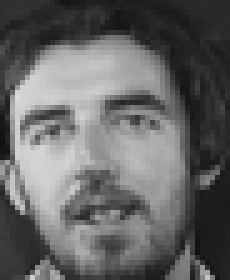
#> input picture HW0/p1_data/11_2.png, 46 x 56 px, found by its file name (shown 5 times larger); its folder holds 5 pictures in this run
$ python pca.py
#> lines starting #> are read from the running program, lines starting #| are printed output that depends on the picture; pictures that were not available may be replaced by others from this repository, and a replacement may not be noted
import os
import numpy as np
import pandas as pd
from pandas.plotting import table
import matplotlib.pyplot as plt
import matplotlib.image as mpimg
from sklearn.decomposition import PCA
from sklearn.metrics import mean_squared_error
from sklearn.neighbors import KNeighborsClassifier
from sklearn.model_selection import GridSearchCV
from sklearn.metrics import accuracy_score

path = "C:/Users/alex5/碩一(上)/Course/深度學習於電腦視覺/HW/HW0/p1_data"

x_train = []
y_train = []

x_test = []
y_test = []

for filename in os.listdir(path):
	# print(filename)
	# i location
	filename_underscore = filename.find("_")
	# print(filename_underscore)
	# j location
	filename_dot = filename.find(".")

	# i
	image_label = filename[0:filename_underscore]
	# print(image_label)
	# j
	image_number = filename[filename_underscore+1:filename_dot]
	# print(image_number)

	# 讀取每個image的絕對位置
	filepath = os.path.join(path, filename)
	# print(filepath)
	img = plt.imread(filepath, "RGB")
#> img is the input picture: shape (56, 46) float32; min 0.0706, max 0.859, mean 0.397
	# 拉成一個row vector
	img = img.reshape(-1)
#> img = 2576 values, max 0.859 at index 877, min 0.0706 at index 1288, mean 0.397

	image_shape = plt.imread(os.path.join(path, "1_1.png")).shape
	# print(image_shape)
	if int(image_number) <= 9:
		x_train.append(img)
		y_train.append(image_label)
	else:
		x_test.append(img)
		y_test.append(image_label)

# Problem 1
# 轉成np array
x_train = np.array(x_train)
y_train = np.array(y_train)

x_test = np.array(x_test)
y_test = np.array(y_test)

x_mean_face = np.mean(x_train, axis=0)

# image number of training set
N = x_train.shape[0]
#> N = 5

pca = PCA(n_components = N-1)
pca_result = pca.fit(np.subtract(x_train, x_mean_face))

# 獲得前4個eigen值
eigenface1 = pca_result.components_[0].reshape(image_shape)
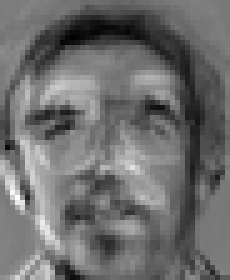
#> eigenface1: shape (56, 46) float32 (shown 5 times larger); min -0.0583, max 0.066, mean -0.0046; drawn with min black and max white
eigenface2 = pca_result.components_[1].reshape(image_shape)
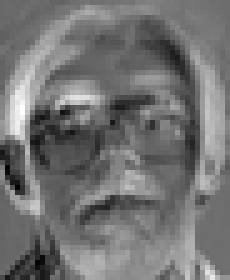
#> eigenface2: shape (56, 46) float32 (shown 5 times larger); min -0.0605, max 0.0774, mean 0.00205; drawn with min black and max white
eigenface3 = pca_result.components_[2].reshape(image_shape)
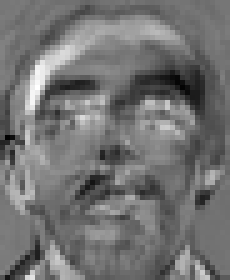
#> eigenface3: shape (56, 46) float32 (shown 5 times larger); min -0.0672, max 0.0815, mean -9.45e-05; drawn with min black and max white
eigenface4 = pca_result.components_[3].reshape(image_shape)
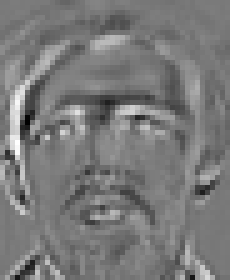
#> eigenface4: shape (56, 46) float32 (shown 5 times larger); min -0.0968, max 0.105, mean 8.22e-05; drawn with min black and max white
x_mean_face = np.reshape(x_mean_face, image_shape)
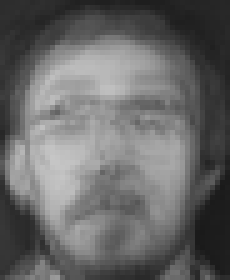
#> x_mean_face: shape (56, 46) float32 (shown 5 times larger); min 0.104, max 0.776, mean 0.408

plt.figure(figsize=(15, 10))
first = plt.subplot(1, 5, 1)
plt.imshow(x_mean_face, cmap = "gray")
plt.title("Mean Face", fontsize = 10)

second = plt.subplot(1, 5, 2)
plt.imshow(eigenface1, cmap = "gray")
plt.title("Eigenface 1", fontsize = 10)

third = plt.subplot(1, 5, 3)
plt.imshow(eigenface2, cmap = "gray")
plt.title("Eigenface 2", fontsize = 10)

fourth = plt.subplot(1, 5, 4)
plt.imshow(eigenface3, cmap = "gray")
plt.title("Eigenface 3", fontsize = 10)

fifth = plt.subplot(1, 5, 5)
plt.imshow(eigenface4, cmap = "gray")
plt.title("Eigenface 4", fontsize = 10)

plt.savefig("C:/Users/alex5/碩一(上)/Course/深度學習於電腦視覺/HW/HW0/output/problem1.png")
# plt.show()

# Problem 2 & 3
# my student id: R10942051(odd), use person_2 image_1
original_face = plt.imread(os.path.join(path, str(2) + "_" + str(1) + ".png"), "RGB")
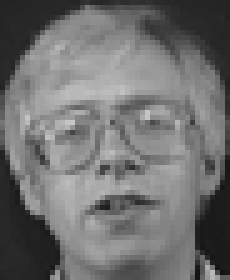
#> input picture HW0/p1_data/2_1.png, 46 x 56 px, found by its file name (shown 5 times larger)
#> original_face is the input picture: shape (56, 46) float32; min 0.0745, max 0.78, mean 0.439
plt.figure(figsize = (25, 15))
original_image = plt.subplot(1, 6, 1)
plt.title("Original Image (person_2 image_1)", fontsize=10)
plt.imshow(original_face, cmap = "gray")

pca_original_image = pca_result.transform(np.subtract(original_face.reshape(1, -1), x_mean_face.reshape(-1)))

j = 2
for i in (3, 50, 170, 240, 345):
	image_pca = np.dot(pca_original_image[0,:i], pca_result.components_[:i]) + x_mean_face.reshape(-1)
	mse = mean_squared_error(image_pca.reshape((1, image_pca.shape[0])), original_face.reshape(1, -1)) * 255 * 255
	image_pca = image_pca.reshape(original_face.shape)
	plt.subplot(1, 6, j)
	plt.title("n = %s, mse = %.6f" % (i, mse))
	plt.imshow(image_pca, cmap = "gray")
	j = j + 1
plt.savefig("C:/Users/alex5/碩一(上)/Course/深度學習於電腦視覺/HW/HW0/output/problem2&3.png")

# plt.show()

# Problem 4
x_train_normalized = pca_result.transform(np.subtract(x_train, x_mean_face.reshape(-1)))
# y_train same as above

parameters = {"n_neighbors": [1, 3, 5]}
KNN = KNeighborsClassifier()
best_result = GridSearchCV(KNN, parameters, cv = 3)

df = dict()

for i in (3, 50, 170):
	best_result.fit(x_train_normalized[:, :i], y_train)
	df["n = " + str(i)] = np.array(best_result.cv_results_["mean_test_score"])

df = pd.DataFrame.from_dict(df, orient = "index")
df.columns = ["k = 1", "k = 3", "k = 5"]
df.index = ["n = 3", "n = 50", "n = 170"]

fig = plt.figure()
ax = fig.add_subplot(111, frame_on = False)
ax.xaxis.set_visible(False)
ax.yaxis.set_visible(False)

table(ax, df, loc = "center")
plt.savefig("C:/Users/alex5/碩一(上)/Course/深度學習於電腦視覺/HW/HW0/output/problem4.png")

# Problem 5
# my_best_parameters
k = 1
n = 50

#> (the run stopped early here; a loop or call above may not have finished)
